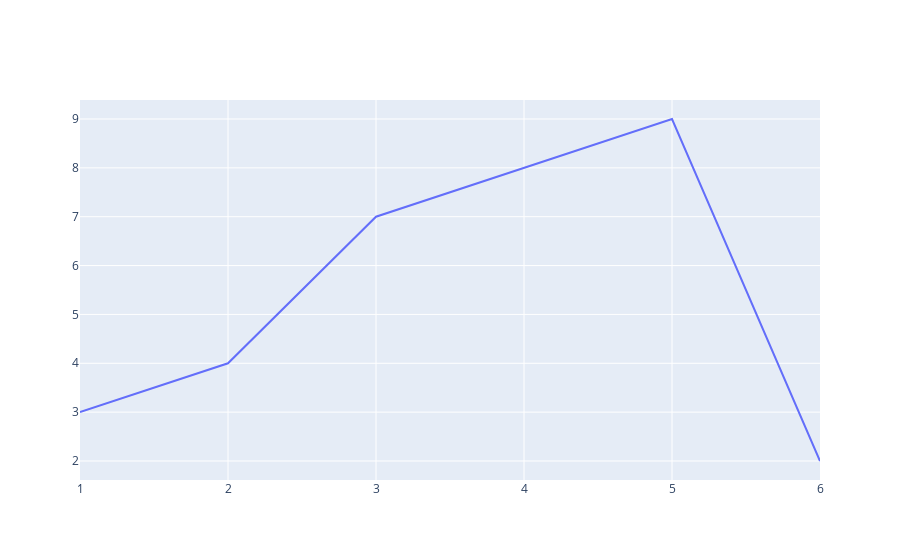

The code cell stored with this chart in its notebook:
### Code cell
fig = go.Figure()
fig.add_trace(go.Scatter(x=[1,2,3,4,5,6] , y = [3,4,7,8,9,2], mode = 'lines' ))
fig.show()

### Figure 1 — Plotly figure (JSON) as saved in the notebook; plotly's stock layout.template omitted (floating-point values rounded to 4 significant figures)
{"data": [{"mode": "lines", "type": "scatter", "x": [1, 2, 3, 4, 5, 6], "y": [3, 4, 7, 8, 9, 2]}], "layout": {"autosize": true, "xaxis": {"autorange": true, "range": [1, 6], "type": "linear"}, "yaxis": {"autorange": true, "range": [1.611, 9.389], "type": "linear"}}}
